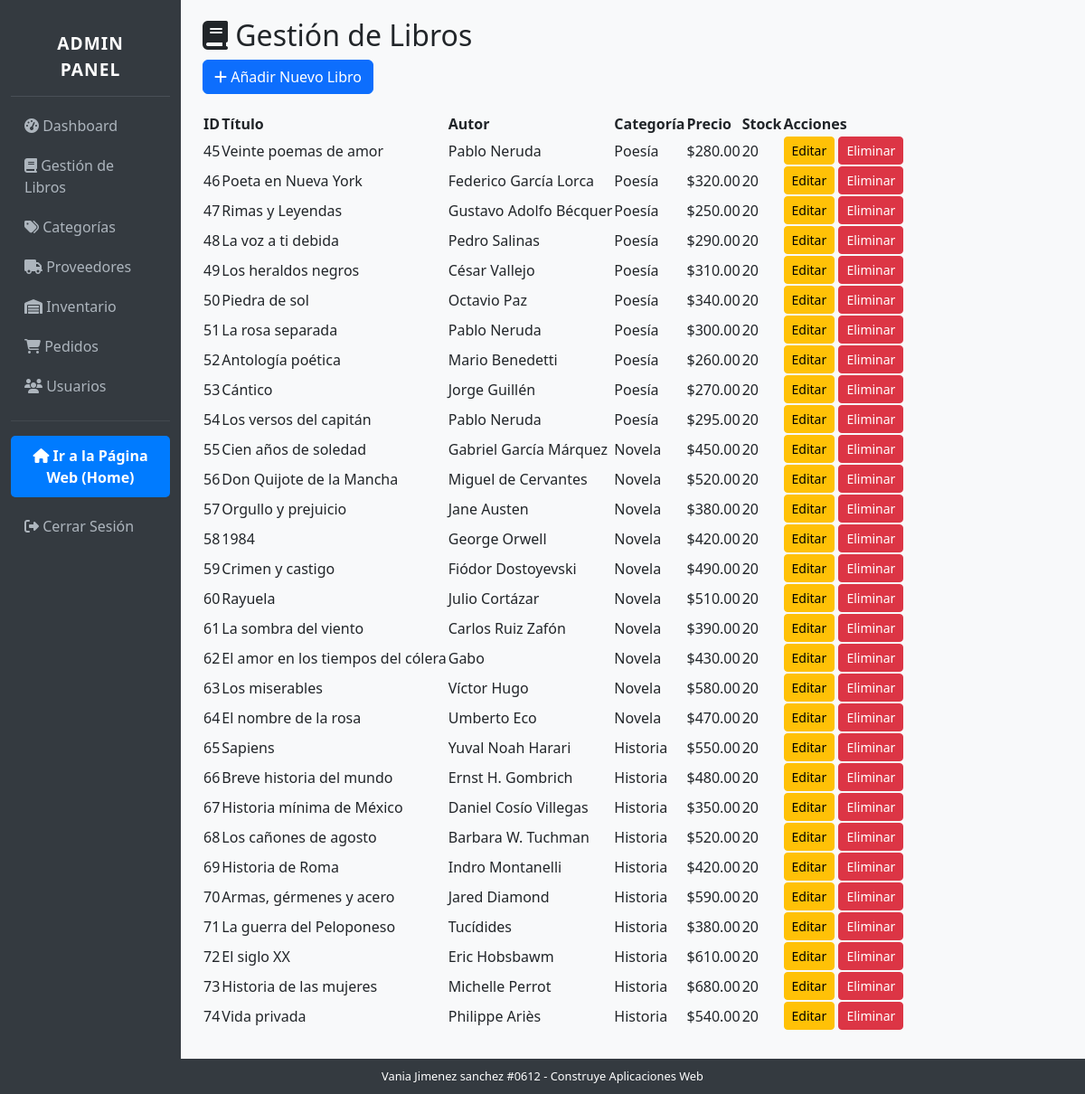
/admin-panel/libros/, run on the app's committed database.
### app_libreria/models.py (models this page shows, shortened)
class Libro(models.Model):
    titulo = models.CharField(max_length=200)
    autor = models.CharField(max_length=100)
    categoria = models.ForeignKey(Categoria, on_delete=models.CASCADE)
    proveedor = models.ForeignKey(Proveedor, on_delete=models.SET_NULL, null=True)
    editorial = models.CharField(max_length=100, blank=True)
    descripcion = models.TextField()
    precio = models.DecimalField(max_digits=10, decimal_places=2)
    paginas = models.IntegerField(default=0)
    isbn = models.CharField(max_length=20, blank=True)
    fecha_publicacion = models.DateField(default=date.today)
    imagen_url = models.URLField(default="https://via.placeholder.com/300x400/ffb7b2/000000?text=Libro")

class Categoria(models.Model):
    nombre = models.CharField(max_length=100)
    descripcion = models.TextField(blank=True, null=True)
    color = models.CharField(max_length=20, default='#ff85a2') # Para el diseño rosa

class Inventario(models.Model):
    libro = models.OneToOneField(Libro, on_delete=models.CASCADE)
    cantidad = models.PositiveIntegerField()
    stock_minimo = models.PositiveIntegerField(default=5)
    ultima_actualizacion = models.DateTimeField(auto_now=True)

### app_libreria/views.py (the view)
# urls.py: path('admin-panel/libros/', views.LibroListView.as_view(), name='admin_libros_list'),
class LibroListView(AdminRequiredMixin, ListView):
    model = Libro
    template_name = 'app_libreria/admin/libros_list.html'
    context_object_name = 'libros'

### app_libreria/templates/app_libreria/admin/libros_list.html
{% extends 'app_libreria/admin/admin_base.html' %}
{% block content %}
    <h2><i class="fas fa-book"></i> Gestión de Libros</h2>
    <div style="margin-bottom: 20px;">
        <a href="{% url 'admin_libros_create' %}" class="btn btn-primary">
            <i class="fas fa-plus"></i> Añadir Nuevo Libro
        </a>
    </div>
    <table class="table-admin">
        <thead>
            <tr>
                <th>ID</th>
                <th>Título</th>
                <th>Autor</th>
                <th>Categoría</th>
                <th>Precio</th>
                <th>Stock</th>
                <th>Acciones</th>
            </tr>
        </thead>
        <tbody>
            {% for libro in object_list %}
            <tr>
                <td>{{ libro.pk }}</td>
                <td>{{ libro.titulo }}</td>
                <td>{{ libro.autor }}</td>
                <td>{{ libro.categoria.nombre }}</td>
                <td>${{ libro.precio|floatformat:2 }}</td>
                <td>
                    {% if libro.inventario %}
                        {{ libro.inventario.cantidad }}
                    {% else %}
                        N/A
                    {% endif %}
                </td>
                <td>
                    <a href="{% url 'admin_libros_edit' libro.pk %}" class="btn btn-sm btn-warning">Editar</a>
                    <a href="{% url 'admin_libros_delete' libro.pk %}" class="btn btn-sm btn-danger">Eliminar</a>
                </td>
            </tr>
            {% endfor %}
        </tbody>
    </table>
{% endblock content %}

### app_libreria/templates/app_libreria/admin/admin_base.html (shortened to what this page needs)
{% load static %}
<!DOCTYPE html>
<html lang="es">
<head>
    <link href="https://cdn.jsdelivr.net/npm/bootstrap@5.3.3/dist/css/bootstrap.min.css" rel="stylesheet">
    <link rel="stylesheet" href="https://cdnjs.cloudflare.com/ajax/libs/font-awesome/6.5.2/css/all.min.css">
</head>
<body>
    <div class="container-fluid">
        <div class="row">
            <nav id="sidebar" class="col-md-3 col-lg-2 d-md-block sidebar collapse">
                <div class="position-sticky">
                    <div class="sidebar-heading text-center">
                        ADMIN PANEL
                    </div>
                    <ul class="nav flex-column">
                        <li class="nav-item">
                            <a class="nav-link active" href="{% url 'admin_dashboard' %}">
                                <i class="fas fa-tachometer-alt"></i> Dashboard
                            </a>
                        </li>
                        <li class="nav-item">
                            <a class="nav-link" href="{% url 'admin_libros_list' %}">
                                <i class="fas fa-book"></i> Gestión de Libros
                            </a>
                        </li>
                        <li class="nav-item">
                            <a class="nav-link" href="{% url 'admin_categorias_list' %}">
                                <i class="fas fa-tags"></i> Categorías
                            </a>
                        </li>
                        <li class="nav-item">
                            <a class="nav-link" href="{% url 'admin_proveedores_list' %}">
                                <i class="fas fa-truck"></i> Proveedores
                            </a>
                        </li>
                        <li class="nav-item">
                            <a class="nav-link" href="{% url 'admin_inventario_list' %}">
                                <i class="fas fa-warehouse"></i> Inventario
                            </a>
                        </li>
                        <li class="nav-item">
                            <a class="nav-link" href="{% url 'admin_pedidos_list' %}">
                                <i class="fas fa-shopping-cart"></i> Pedidos
                            </a>
                        </li>
                        <li class="nav-item">
                            <a class="nav-link" href="{% url 'lista_usuarios' %}">
                                <i class="fas fa-users"></i> Usuarios
                            </a>
                        </li>
                    </ul>
                    <hr class="text-secondary mt-3 mb-3">
                    <a href="{% url 'inicio' %}" class="btn-home-admin">
                        <i class="fas fa-home"></i> Ir a la Página Web (Home)
                    </a>
                    <ul class="nav flex-column">
                        <li class="nav-item">
                            <a class="nav-link" href="{% url 'logout' %}">
                                <i class="fas fa-sign-out-alt"></i> Cerrar Sesión
                            </a>
                        </li>
                    </ul>
                </div>
            </nav>
            <main id="content" class="col-md-9 ms-sm-auto col-lg-10 px-md-4">
                {% block content %}
                {% endblock content %}
            </main>
        </div>
    </div>
    <footer id="admin-footer" class="row">
        <div class="col-12">
            Vania Jimenez sanchez #0612 - Construye Aplicaciones Web
        </div>
    </footer>
</body>
</html>

### app_libreria/templates/app_libreria/admin/admin_base.html (style rules this page uses)
body { background-color: #f8f9fa; }
#sidebar { min-height: 100vh; background-color: #343a40; padding-top: 20px; color: white; position: fixed; height: 100%; z-index: 1000; }
#sidebar a { color: #adb5bd; padding: 10px 15px; display: block; text-decoration: none; transition: background-color 0.2s, color 0.2s; }
#content { padding: 20px; margin-left: 16.66666667%; padding-bottom: 70px; }
.sidebar-heading { padding: 0.875rem 1.25rem; font-size: 1.2rem; color: #fff; text-transform: uppercase; letter-spacing: 1px; font-weight: bold; border-bottom: 1px solid #495057; margin-bottom: 10px; }
.btn-home-admin { background-color: #007bff; color: white !important; padding: 10px 15px; margin: 10px 0; border-radius: 5px; text-align: center; font-weight: bold; display: block; text-decoration: none; transition: background-color 0.2s; }
#admin-footer { position: fixed; bottom: 0; width: 100%; background-color: #343a40; color: white; padding: 10px 20px; text-align: center; font-size: 0.8rem; z-index: 1030; margin-left: 0; }

### data on the page
Libro: pk "45", titulo "Veinte poemas de amor", autor "Pablo Neruda", categoria.nombre "Poesía", precio "280.00", inventario.cantidad "20"
Libro: pk "46", titulo "Poeta en Nueva York", autor "Federico García Lorca", categoria.nombre "Poesía", precio "320.00", inventario.cantidad "20"
Libro: pk "47", titulo "Rimas y Leyendas", autor "Gustavo Adolfo Bécquer", categoria.nombre "Poesía", precio "250.00", inventario.cantidad "20"
Libro: pk "48", titulo "La voz a ti debida", autor "Pedro Salinas", categoria.nombre "Poesía", precio "290.00", inventario.cantidad "20"
Libro: pk "49", titulo "Los heraldos negros", autor "César Vallejo", categoria.nombre "Poesía", precio "310.00", inventario.cantidad "20"
Libro: pk "50", titulo "Piedra de sol", autor "Octavio Paz", categoria.nombre "Poesía", precio "340.00", inventario.cantidad "20"
Libro: pk "51", titulo "La rosa separada", autor "Pablo Neruda", categoria.nombre "Poesía", precio "300.00", inventario.cantidad "20"
Libro: pk "52", titulo "Antología poética", autor "Mario Benedetti", categoria.nombre "Poesía", precio "260.00", inventario.cantidad "20"
Libro: pk "53", titulo "Cántico", autor "Jorge Guillén", categoria.nombre "Poesía", precio "270.00", inventario.cantidad "20"
Libro: pk "54", titulo "Los versos del capitán", autor "Pablo Neruda", categoria.nombre "Poesía", precio "295.00", inventario.cantidad "20"
Libro: pk "55", titulo "Cien años de soledad", autor "Gabriel García Márquez", categoria.nombre "Novela", precio "450.00", inventario.cantidad "20"
Libro: pk "56", titulo "Don Quijote de la Mancha", autor "Miguel de Cervantes", categoria.nombre "Novela", precio "520.00", inventario.cantidad "20"
Libro: pk "57", titulo "Orgullo y prejuicio", autor "Jane Austen", categoria.nombre "Novela", precio "380.00", inventario.cantidad "20"
Libro: pk "58", titulo "1984", autor "George Orwell", categoria.nombre "Novela", precio "420.00", inventario.cantidad "20"
Libro: pk "59", titulo "Crimen y castigo", autor "Fiódor Dostoyevski", categoria.nombre "Novela", precio "490.00", inventario.cantidad "20"
Libro: pk "60", titulo "Rayuela", autor "Julio Cortázar", categoria.nombre "Novela", precio "510.00", inventario.cantidad "20"
Libro: pk "61", titulo "La sombra del viento", autor "Carlos Ruiz Zafón", categoria.nombre "Novela", precio "390.00", inventario.cantidad "20"
Libro: pk "62", titulo "El amor en los tiempos del cólera", autor "Gabo", categoria.nombre "Novela", precio "430.00", inventario.cantidad "20"
Libro: pk "63", titulo "Los miserables", autor "Víctor Hugo", categoria.nombre "Novela", precio "580.00", inventario.cantidad "20"
Libro: pk "64", titulo "El nombre de la rosa", autor "Umberto Eco", categoria.nombre "Novela", precio "470.00", inventario.cantidad "20"
Libro: pk "65", titulo "Sapiens", autor "Yuval Noah Harari", categoria.nombre "Historia", precio "550.00", inventario.cantidad "20"
Libro: pk "66", titulo "Breve historia del mundo", autor "Ernst H. Gombrich", categoria.nombre "Historia", precio "480.00", inventario.cantidad "20"
Libro: pk "67", titulo "Historia mínima de México", autor "Daniel Cosío Villegas", categoria.nombre "Historia", precio "350.00", inventario.cantidad "20"
Libro: pk "68", titulo "Los cañones de agosto", autor "Barbara W. Tuchman", categoria.nombre "Historia", precio "520.00", inventario.cantidad "20"
Libro: pk "69", titulo "Historia de Roma", autor "Indro Montanelli", categoria.nombre "Historia", precio "420.00", inventario.cantidad "20"
Libro: pk "70", titulo "Armas, gérmenes y acero", autor "Jared Diamond", categoria.nombre "Historia", precio "590.00", inventario.cantidad "20"
Libro: pk "71", titulo "La guerra del Peloponeso", autor "Tucídides", categoria.nombre "Historia", precio "380.00", inventario.cantidad "20"
Libro: pk "72", titulo "El siglo XX", autor "Eric Hobsbawm", categoria.nombre "Historia", precio "610.00", inventario.cantidad "20"
Libro: pk "73", titulo "Historia de las mujeres", autor "Michelle Perrot", categoria.nombre "Historia", precio "680.00", inventario.cantidad "20"
Libro: pk "74", titulo "Vida privada", autor "Philippe Ariès", categoria.nombre "Historia", precio "540.00", inventario.cantidad "20"
